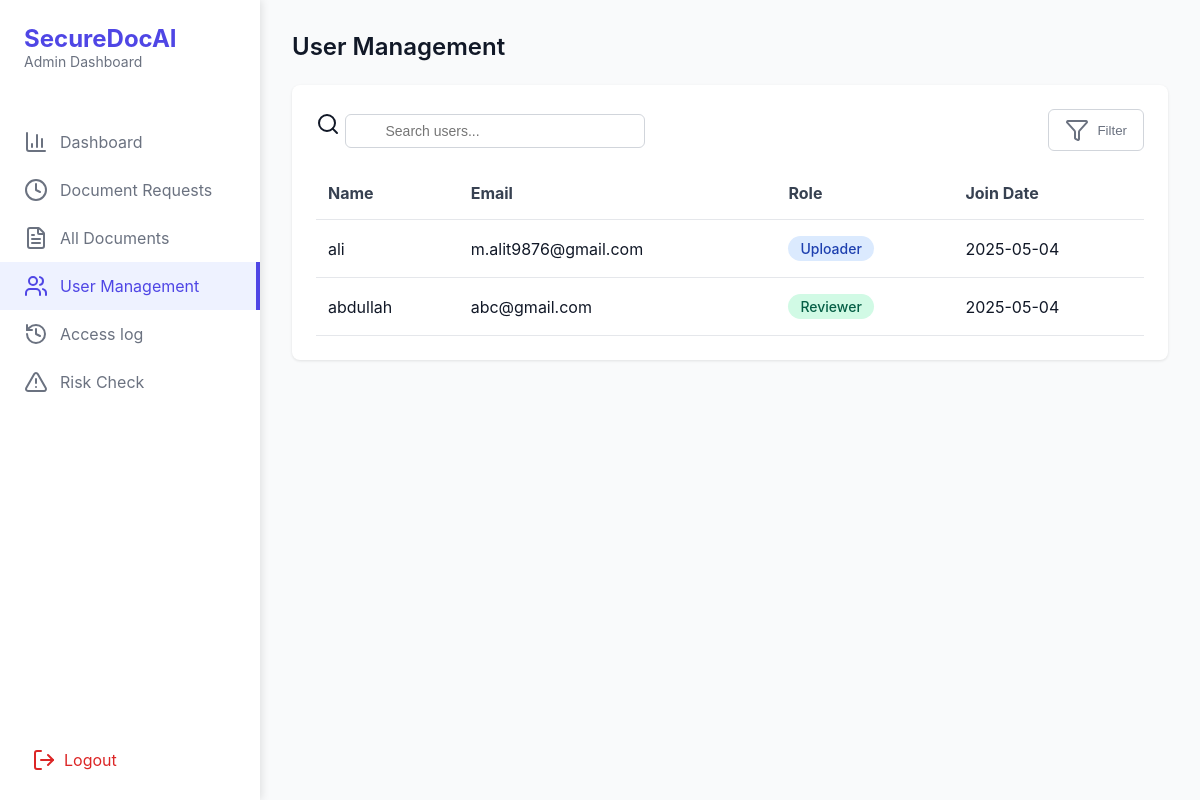
Page /Dashboard/Admin/users/ on the committed database.
### SecureDocAI/models.py (models this page shows, shortened)
class User(models.Model):
    ROLE_CHOICES = [
        ('admin', 'Admin'),
        ('uploader', 'Uploader'),
        ('reviewer', 'Reviewer'),
    ]
    id = models.UUIDField(primary_key=True, default=uuid.uuid4, editable=False)
    username = models.CharField(max_length=150, unique=True)
    email = models.EmailField(unique=True)
    password = models.CharField(max_length=128)  # store hashed password
    otp_code = models.CharField(max_length=6, null=True, blank=True)
    otp_created_at = models.DateTimeField(null=True, blank=True)
    is_verified = models.BooleanField(default=False)
    rsa_public_key = models.TextField()
    rsa_private_key_encrypted = models.TextField()  # encrypted with AES or password
    role = models.CharField(max_length=10, choices=ROLE_CHOICES)
    date_joined = models.DateTimeField(default=timezone.now)
    failed_login_attempts = models.IntegerField(default=0)
    lockout_until = models.DateTimeField(null=True, blank=True)

### SecureDocAI/views.py (the view)
# urls.py: path('Dashboard/Admin/users/', admin_users_view, name="admin_users"),
def admin_users_view(request):
    users = User.objects.exclude(role='admin')
    user_data = [
        {
            'username': user.username,
            'email': user.email,
            'role': user.get_role_display(),
            'date_joined': user.date_joined.strftime('%Y-%m-%d') if user.date_joined else '',
        }
        for user in users
    ]
    return render(request, 'SecureDocAI/admin/users.html', {'users': user_data})

### SecureDocAI/templates/SecureDocAI/admin/users.html (shortened to what this page needs)
{% extends "SecureDocAI/admin/layout.html" %}
{% load static %}
{% block content %}
<div class="sidebar">
    <div class="sidebar-header">
        <h1>SecureDocAI</h1>
        <p>Admin Dashboard</p>
    </div>
    <nav class="sidebar-nav">
        <a href="{% url 'admin_dashboard' %}" class="nav-item " data-tab="dashboard">
            <i data-lucide="bar-chart-3"></i>
            Dashboard
        </a>
        <a href="{% url 'admin_Requests' %}" class="nav-item "  data-tab="requests">
            <i data-lucide="clock"></i>
            Document Requests
        </a>
        <a href="{% url 'admin_Doc' %}" class="nav-item" data-tab="documents">
            <i data-lucide="file-text"></i>
            All Documents
        </a>
        <a href="{%  url 'admin_users' %}" class="nav-item active" data-tab="users">
            <i data-lucide="users"></i>
            User Management
        </a>
        <a href="{% url 'admin_accesslog' %}" class="nav-item" data-tab="settings">
            <i data-lucide="history"></i>
            Access log
        </a>
        <a href="{% url 'admin_risk' %}" class="nav-item" data-tab="settings">
            <i data-lucide="alert-triangle	"></i>
            Risk Check
        </a>
    </nav>
    <a href="{% url 'logout' %}" class="logout-btn">
        <i data-lucide="log-out"></i>
        Logout
    </a>
</div>
<main class="main-content">
    <section>
        <h2>User Management</h2>
        <div class="card">
            <div class="table-header">
                <div class="search-box">
                    <i data-lucide="search"></i>
                    <input type="text"  id="searchInput" placeholder="Search users..." />
                </div>
                <button class="filter-btn">
                    <i data-lucide="filter"></i> Filter
                </button>
            </div>
            <table>
                <thead>
                    <tr>
                        <th>Name</th>
                        <th>Email</th>
                        <th>Role</th>
                        <th>Join Date</th>
                    </tr>
                </thead>
                <tbody id="riskLogTable" >
                    {% for user in users %}
                    <tr>
                        <td>{{ user.username }}</td>
                        <td>{{ user.email }}</td>
                        <td>
                            <span class="role-badge {{ user.role|lower }}">{{ user.role }}</span>
                        </td>
                        <td>{{ user.date_joined }}</td>
                    </tr>
                    {% empty %}
                    <tr>
                        <td colspan="4">No users found.</td>
                    </tr>
                    {% endfor %}
                </tbody>
            </table>
        </div>
    </section>
</main>
{% endblock %}

### SecureDocAI/static/styles/admin.css (style rules this page uses)
* { margin: 0; padding: 0; box-sizing: border-box; }
body { font-family: -apple-system, BlinkMacSystemFont, "Segoe UI", Roboto, "Helvetica Neue", Arial, sans-serif; background-color: #f9fafb; color: #111827; }
.sidebar { width: 260px; background-color: white; box-shadow: 2px 0 8px rgba(0, 0, 0, 0.1); display: flex; flex-direction: column; }
.sidebar-header { padding: 1.5rem; }
.sidebar-header h1 { color: #4f46e5; font-size: 1.5rem; font-weight: bold; }
.sidebar-header p { color: #6b7280; font-size: 0.875rem; }
.sidebar-nav { flex: 1; padding-top: 1.5rem; }
.nav-item { width: 100%; padding: 0.75rem 1.5rem; display: flex; align-items: center; gap: 0.75rem; color: #6b7280; background: none; border: none; cursor: pointer; text-align: left; font-size: 1rem; }
.nav-item.active { color: #4f46e5; background-color: #eef2ff; border-right: 4px solid #4f46e5; }
.logout-btn { margin: 1rem; padding: 0.75rem 1rem; display: flex; align-items: center; gap: 0.5rem; color: #dc2626; background: none; border: none; border-radius: 0.5rem; cursor: pointer; font-size: 1rem; }
.main-content { flex: 1; padding: 2rem; }
h2 { font-size: 1.5rem; font-weight: 600; margin-bottom: 1.5rem; }
.card { background-color: white; border-radius: 0.5rem; box-shadow: 0 1px 3px rgba(0, 0, 0, 0.1); padding: 1.5rem; }
.table-header { display: flex; justify-content: space-between; align-items: center; margin-bottom: 1rem; }
.search-box { position: relative; }
.search-box input { padding: 0.5rem 0.75rem 0.5rem 2.5rem; border: 1px solid #d1d5db; border-radius: 0.375rem; font-size: 0.875rem; width: 300px; }
.filter-btn { display: flex; align-items: center; gap: 0.5rem; padding: 0.5rem 1rem; background: none; border: 1px solid #d1d5db; border-radius: 0.375rem; color: #6b7280; cursor: pointer; }
table { width: 100%; border-collapse: collapse; }
th { text-align: left; padding: 1rem 0.75rem; color: #374151; border-bottom: 1px solid #e5e7eb; }
td { padding: 1rem 0.75rem; border-bottom: 1px solid #e5e7eb; }
.role-badge { padding: 0.25rem 0.75rem; border-radius: 9999px; font-size: 0.875rem; font-weight: 500; display: inline-block; }
.role-badge.uploader { background-color: #dbeafe; color: #1e40af; }
.role-badge.reviewer { background-color: #d1fae5; color: #065f46; }

### SecureDocAI/templates/SecureDocAI/admin/users.html (style rules this page uses)
a { text-decoration: none; }

### rows in the picture
User: username "ali", email "m.alit9876@gmail.com", role "Uploader", date_joined "2025-05-04"
User: username "abdullah", email "abc@gmail.com", role "Reviewer", date_joined "2025-05-04"
